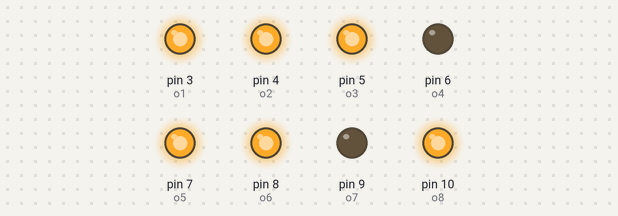
The sketch below on a simulated Arduino Uno, built with avr-gcc and run on an emulated ATmega328P. On the bench: output pins drawn as LEDs (lit = HIGH).

Above: at 0.5 s.
At 2.5 s:
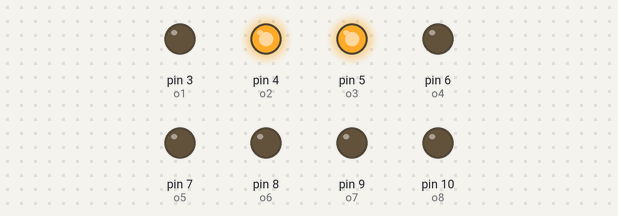
At 4.5 s:
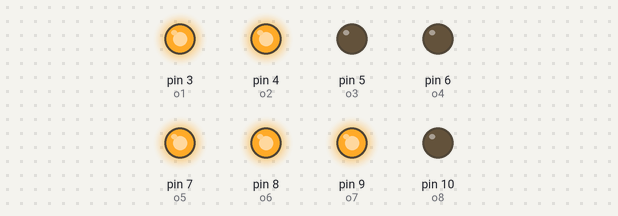
At 10.5 s:
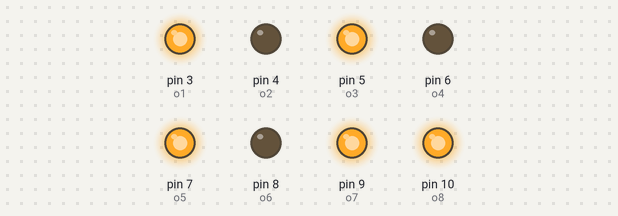
At 14.5 s:
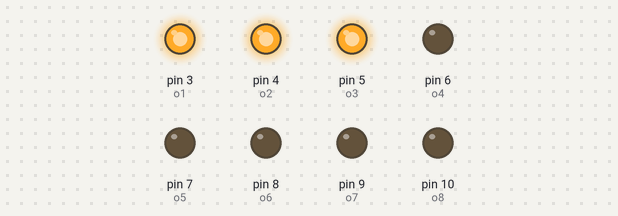
At 19.5 s:
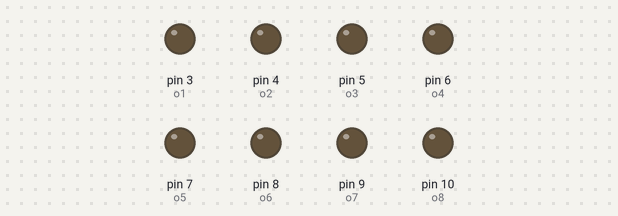
Timing chart, 0 to 20.7 s (numbered marks = the images above):
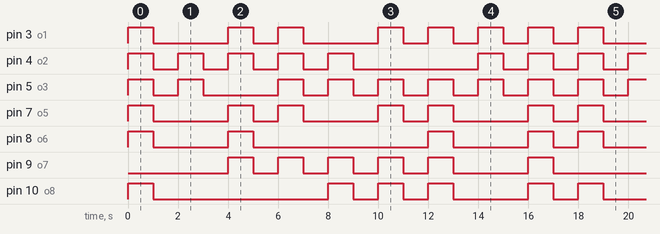

The sketch:

CountDown.ino
```cpp
int o1=3;
int o2=4;
int o3=5;
int o4=6;
int o5=7;
int o6=8;
int o7=9;
int o8=10;

void setup (){
  pinMode(o1, OUTPUT);
  pinMode(o2, OUTPUT);
  pinMode(o3, OUTPUT);
  pinMode(o4, OUTPUT);
  pinMode(o5, OUTPUT);
  pinMode(o6, OUTPUT);
  pinMode(o7, OUTPUT);
  pinMode(o8, OUTPUT);
  Serial.println("Count down begins.");
}


void loop (){
  digitalWrite(o1, HIGH);
  digitalWrite(o2, HIGH);
  digitalWrite(o3, HIGH);
 // digitalWrite(o4, HIGH);
  digitalWrite(o5, HIGH);
  digitalWrite(o6, HIGH);
  //digitalWrite(o7, HIGH);
  digitalWrite(o8, HIGH);
  delay(1000);
  off();
  digitalWrite(o2, HIGH);
  digitalWrite(o3, HIGH);
  delay(1000);
  off();
  digitalWrite(o1, HIGH);
  digitalWrite(o2, HIGH);
  digitalWrite(o5, HIGH);
  digitalWrite(o6, HIGH);
  digitalWrite(o7, HIGH);
  delay(1000);
  off();
  digitalWrite(o1, HIGH);
  digitalWrite(o2, HIGH);
  digitalWrite(o5, HIGH);
  digitalWrite(o3, HIGH);
  digitalWrite(o7, HIGH);
  delay(1000);
  off();
  digitalWrite(o2, HIGH);
  digitalWrite(o7, HIGH);
  digitalWrite(o3, HIGH);
  digitalWrite(o8, HIGH);
  delay(1000);
  off();
  digitalWrite(o1, HIGH);
  digitalWrite(o7, HIGH);
  digitalWrite(o8, HIGH);
  digitalWrite(o3, HIGH);
  digitalWrite(o5, HIGH);
  delay(1000);
  off();
  digitalWrite(o1, HIGH);
  digitalWrite(o7, HIGH);
  digitalWrite(o8, HIGH);
  digitalWrite(o3, HIGH);
  digitalWrite(o5, HIGH);
  digitalWrite(o6, HIGH);
  delay(1000);
  off();
  digitalWrite(o1, HIGH);
  digitalWrite(o2, HIGH);
  digitalWrite(o3, HIGH);
  delay(1000);
  off();
  digitalWrite(o1, HIGH);
  digitalWrite(o2, HIGH);
  digitalWrite(o3, HIGH);
  //digitalWrite(o4, HIGH);
  digitalWrite(o5, HIGH);
  digitalWrite(o6, HIGH);
  digitalWrite(o7, HIGH);
  digitalWrite(o8, HIGH);
  delay(1000);
  off();

}


void off (){
  digitalWrite(o1, LOW);
  digitalWrite(o2, LOW);
  digitalWrite(o3, LOW);
  digitalWrite(o4, LOW);
  digitalWrite(o5, LOW);
  digitalWrite(o6, LOW);
  digitalWrite(o7, LOW);
  digitalWrite(o8, LOW);
  delay(1000);
}
```

Measured:
- by itself, pin 3 (o1): repeats every 18.0 s: LOW 3.0 s, HIGH 1.0 s, LOW 1.0 s, HIGH 1.0 s, LOW 3.0 s, 4 × (HIGH 1.0 s, LOW 1.0 s), HIGH 1.0 s
- by itself, pin 4 (o2): repeats every 18.0 s: 4 × (LOW 1.0 s, HIGH 1.0 s), LOW 5.0 s, 2 × (HIGH 1.0 s, LOW 1.0 s), HIGH 1.0 s
- by itself, pin 5 (o3): repeats every 18.0 s: LOW 1.0 s, HIGH 1.0 s, LOW 3.0 s, 6 × (HIGH 1.0 s, LOW 1.0 s), HIGH 1.0 s
- by itself, pin 7 (o5): repeats every 6.0 s: LOW 3.0 s, HIGH 1.0 s, LOW 1.0 s, HIGH 1.0 s
- by itself, pin 8 (o6): repeats every 18.0 s: LOW 3.0 s, HIGH 1.0 s, LOW 7.0 s, HIGH 1.0 s, LOW 3.0 s, HIGH 1.0 s, LOW 1.0 s, HIGH 1.0 s
- by itself, pin 9 (o7): LOW → HIGH at 4.0 s, → LOW 1.0 s later, → HIGH 1.0 s later, → LOW 1.0 s later, … (24 changes in this stretch)
- by itself, pin 10 (o8): repeats every 18.0 s: LOW 7.0 s, 2 × (HIGH 1.0 s, LOW 1.0 s), HIGH 1.0 s, LOW 3.0 s, HIGH 1.0 s, LOW 1.0 s, HIGH 1.0 s
